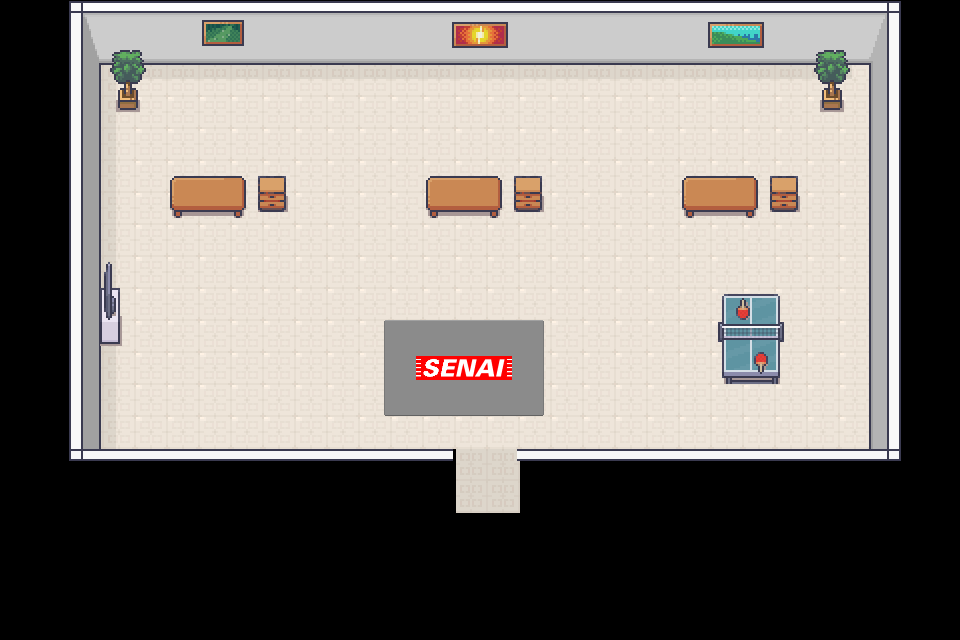

Rendered tile map (Tiled .tmx) drawn with the repository's tilesets; below, a short description and the map source with its tile grids summarised:
An orthogonal 30x20 tile map with 32x32 px tiles, 7 tile layers (Piso, Tapetes, Paredes, Moveis, ...), 4 tilesets and 14 objects (player_spawn, npc_a, npc_b, npc_c, mesa_tenis, ...).

<map version="1.10" tiledversion="1.10.2" orientation="orthogonal" renderorder="right-down" width="30" height="20" tilewidth="32" tileheight="32" infinite="0" nextlayerid="14" nextobjectid="22">
 <tileset firstgid="1" source="tileset_paredes.tsx" />
 <tileset firstgid="8285" source="tileset_estoque.tsx" />
 <tileset firstgid="9085" source="tileset_generic.tsx" />
 <tileset firstgid="10333" source="tapete.tsx" />
 <layer id="1" name="Piso" width="30" height="20" offsetx="8" offsety="1.33333">
  <data>[600 cells, 329 non-empty, 6 distinct tile ids]</data>
 </layer>
 <layer id="5" name="Tapetes" width="30" height="20">
  <data>[600 cells, 15 non-empty, 15 distinct tile ids]</data>
 </layer>
 <objectgroup id="13" name="Personagens">
  <object id="18" name="player_spawn" x="487" y="444">
   <point />
  </object>
  <object id="19" name="npc_a" x="207.5" y="154.5">
   <point />
  </object>
  <object id="20" name="npc_b" x="464.932" y="152.341">
   <point />
  </object>
  <object id="21" name="npc_c" x="719.75" y="154">
   <point />
  </object>
 </objectgroup>
 <layer id="6" name="Paredes" width="30" height="20" offsetx="5.5" offsety="1.25">
  <data>[600 cells, 100 non-empty, 12 distinct tile ids]</data>
 </layer>
 <layer id="7" name="Moveis" width="30" height="20">
  <data>[600 cells, 59 non-empty, 37 distinct tile ids]</data>
 </layer>
 <layer id="8" name="AcimaMoveis" width="30" height="20">
  <data>[600 cells, 4 non-empty, 4 distinct tile ids]</data>
 </layer>
 <objectgroup id="12" name="ObjetosColisores">
  <object id="2" name="mesa_tenis" x="721.167" y="298.875" width="58.75" height="84.7083" />
  <object id="3" name="mesa_stand_c" x="683" y="181.25" width="75" height="36.25" />
  <object id="4" name="mesa_stand_b" x="426.75" y="181.25" width="75" height="30" />
  <object id="5" name="mesa_stand_a" x="170.833" y="180.75" width="75" height="31.25" />
  <object id="9" name="arquivos_c" x="771" y="184.667" width="25.6667" height="26.6667" />
  <object id="10" name="arquivos_a" x="258.833" y="185.333" width="25.6667" height="25.9167" />
  <object id="11" name="arquivos_b" x="514.5" y="183.333" width="25.6667" height="27.6667" />
  <object id="13" name="planta_a" x="119.333" y="93.6667" width="17.6667" height="15.75" />
  <object id="14" name="planta_b" x="823.5" y="93.6667" width="17.6667" height="16" />
  <object id="15" name="televisao" x="102" y="300.5" width="16.5" height="43" />
 </objectgroup>
 <layer id="11" name="Teto" width="30" height="20">
  <data>[600 cells, 0 non-empty, 0 distinct tile ids]</data>
 </layer>
 <layer id="9" name="BlocosColisores" width="30" height="20" opacity="0" offsetx="138" offsety="100">
  <properties>
   <property name="solid" type="bool" value="true" />
  </properties>
  <data>[600 cells, 70 non-empty, 1 distinct tile ids]</data>
 </layer>
</map>
